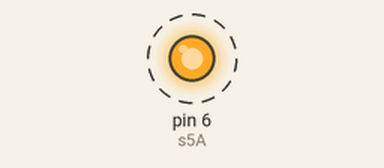
A sketch run on a simulated Arduino Uno, built with avr-gcc and run on an emulated ATmega328P. Parts: output pins drawn as LEDs (lit = HIGH). Dashed ring = blinking.

Above: at 0.5 s.
Timing chart, 0 to 4.6 s (numbered marks = the images above):
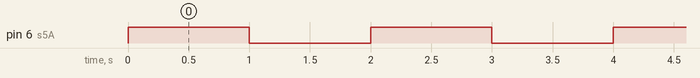

The sketch:

LED.ino
```cpp
/*
  Museduino | LED Tutorial
  Turns on LED for one second, then off for one second, repeatedly.
*/

// Digital Pin 6 on Satellite Pin 5 via Port A
int s5A = 6;

// the setup routine runs once when you press reset:
void setup() {
  // initialize the digital pin as an output.
  pinMode(s5A, OUTPUT);
}

// the loop routine runs over and over again forever:
void loop() {
  digitalWrite(s5A, HIGH);   // turn the LED on (HIGH is the voltage level)
  delay(1000);               // wait for a second
  digitalWrite(s5A, LOW);    // turn the LED off by making the voltage LOW
  delay(1000);               // wait for a second
}
```

Measured:
- by itself, pin 6 (s5A): alternates HIGH for 1.0 s and LOW for 1.0 s
